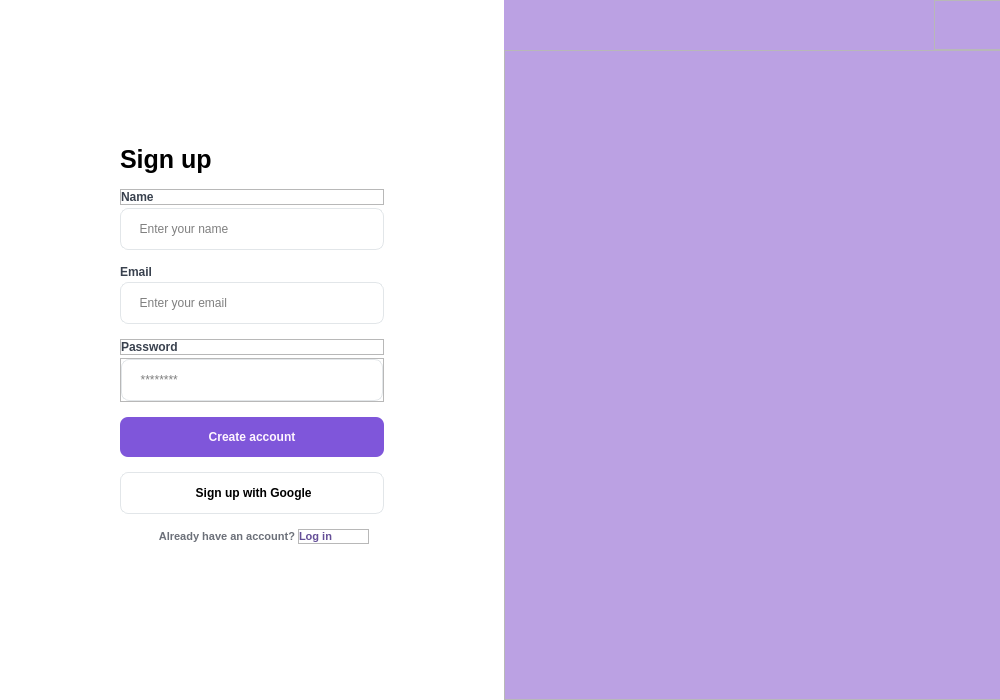
<?xml version="1.0" encoding="UTF-8"?>
<ui version="4.0">
 <class>sign_up_dialog</class>
 <widget class="QDialog" name="sign_up_dialog">
  <property name="geometry">
   <rect>
    <x>0</x>
    <y>0</y>
    <width>1000</width>
    <height>700</height>
   </rect>
  </property>
  <property name="minimumSize">
   <size>
    <width>1000</width>
    <height>700</height>
   </size>
  </property>
  <property name="maximumSize">
   <size>
    <width>1000</width>
    <height>700</height>
   </size>
  </property>
  <property name="windowTitle">
   <string>Dialog</string>
  </property>
  <property name="styleSheet">
   <string notr="true">QDialog#sign_up_dialog{
	background-color: #ffffff;
}</string>
  </property>
  <layout class="QHBoxLayout" name="horizontalLayout">
   <property name="spacing">
    <number>120</number>
   </property>
   <property name="leftMargin">
    <number>120</number>
   </property>
   <property name="topMargin">
    <number>0</number>
   </property>
   <property name="rightMargin">
    <number>0</number>
   </property>
   <property name="bottomMargin">
    <number>0</number>
   </property>
   <item>
    <widget class="QFrame" name="frame_sign_up_left">
     <property name="frameShape">
      <enum>QFrame::NoFrame</enum>
     </property>
     <property name="frameShadow">
      <enum>QFrame::Raised</enum>
     </property>
     <property name="lineWidth">
      <number>0</number>
     </property>
     <layout class="QVBoxLayout" name="verticalLayout">
      <property name="spacing">
       <number>15</number>
      </property>
      <property name="leftMargin">
       <number>0</number>
      </property>
      <property name="topMargin">
       <number>145</number>
      </property>
      <property name="rightMargin">
       <number>0</number>
      </property>
      <property name="bottomMargin">
       <number>145</number>
      </property>
      <item alignment="Qt::AlignTop">
       <widget class="QFrame" name="frame_sign_up_left_1">
        <property name="frameShape">
         <enum>QFrame::NoFrame</enum>
        </property>
        <property name="frameShadow">
         <enum>QFrame::Raised</enum>
        </property>
        <property name="lineWidth">
         <number>0</number>
        </property>
        <layout class="QVBoxLayout" name="verticalLayout_2">
         <property name="spacing">
          <number>0</number>
         </property>
         <property name="leftMargin">
          <number>0</number>
         </property>
         <property name="topMargin">
          <number>0</number>
         </property>
         <property name="rightMargin">
          <number>0</number>
         </property>
         <property name="bottomMargin">
          <number>0</number>
         </property>
         <item>
          <widget class="QLabel" name="lb_sign_up">
           <property name="font">
            <font>
             <family>Segoe UI</family>
             <pointsize>-1</pointsize>
             <weight>75</weight>
             <bold>true</bold>
            </font>
           </property>
           <property name="styleSheet">
            <string notr="true">position: absolute;
width: 89px;
height: 30px;
left: 0px;
top: 0px;


font-size: 25px;
line-height: 30px;

color: #000000;

</string>
           </property>
           <property name="lineWidth">
            <number>0</number>
           </property>
           <property name="text">
            <string>Sign up</string>
           </property>
          </widget>
         </item>
        </layout>
       </widget>
      </item>
      <item alignment="Qt::AlignTop">
       <widget class="QFrame" name="frame_sign_up_left_2">
        <property name="frameShape">
         <enum>QFrame::NoFrame</enum>
        </property>
        <property name="frameShadow">
         <enum>QFrame::Raised</enum>
        </property>
        <property name="lineWidth">
         <number>0</number>
        </property>
        <layout class="QVBoxLayout" name="verticalLayout_3">
         <property name="spacing">
          <number>3</number>
         </property>
         <property name="leftMargin">
          <number>0</number>
         </property>
         <property name="topMargin">
          <number>0</number>
         </property>
         <property name="rightMargin">
          <number>0</number>
         </property>
         <property name="bottomMargin">
          <number>0</number>
         </property>
         <item>
          <widget class="QFrame" name="frame_lb_name">
           <property name="frameShape">
            <enum>QFrame::StyledPanel</enum>
           </property>
           <property name="frameShadow">
            <enum>QFrame::Raised</enum>
           </property>
           <property name="lineWidth">
            <number>0</number>
           </property>
           <layout class="QVBoxLayout" name="verticalLayout_4">
            <property name="spacing">
             <number>0</number>
            </property>
            <property name="leftMargin">
             <number>0</number>
            </property>
            <property name="topMargin">
             <number>0</number>
            </property>
            <property name="rightMargin">
             <number>0</number>
            </property>
            <property name="bottomMargin">
             <number>0</number>
            </property>
            <item>
             <widget class="QLabel" name="lb_name">
              <property name="font">
               <font>
                <family>Segoe UI</family>
                <pointsize>-1</pointsize>
                <weight>75</weight>
                <bold>true</bold>
               </font>
              </property>
              <property name="styleSheet">
               <string notr="true">position: absolute;
width: 34px;
height: 15px;


font-size: 12px;
line-height: 15px;
/* identical to box height */


color: #39414E;</string>
              </property>
              <property name="lineWidth">
               <number>0</number>
              </property>
              <property name="text">
               <string>Name</string>
              </property>
             </widget>
            </item>
           </layout>
          </widget>
         </item>
         <item>
          <widget class="QFrame" name="frame_edit_name">
           <property name="frameShape">
            <enum>QFrame::NoFrame</enum>
           </property>
           <property name="frameShadow">
            <enum>QFrame::Raised</enum>
           </property>
           <property name="lineWidth">
            <number>0</number>
           </property>
           <layout class="QVBoxLayout" name="verticalLayout_5">
            <property name="spacing">
             <number>0</number>
            </property>
            <property name="leftMargin">
             <number>0</number>
            </property>
            <property name="topMargin">
             <number>0</number>
            </property>
            <property name="rightMargin">
             <number>0</number>
            </property>
            <property name="bottomMargin">
             <number>0</number>
            </property>
            <item>
             <widget class="QLineEdit" name="lineEdit_name">
              <property name="styleSheet">
               <string notr="true">

position: absolute;
width: 260px;
height: 40px;

background: #FFFFFF;
border: 1px solid #E2E6E9;
border-radius: 8px;</string>
              </property>
              <property name="inputMask">
               <string/>
              </property>
              <property name="placeholderText">
               <string>     Enter your name</string>
              </property>
              <property name="clearButtonEnabled">
               <bool>false</bool>
              </property>
             </widget>
            </item>
           </layout>
          </widget>
         </item>
        </layout>
       </widget>
      </item>
      <item alignment="Qt::AlignTop">
       <widget class="QFrame" name="frame_sign_up_left_3">
        <property name="frameShape">
         <enum>QFrame::NoFrame</enum>
        </property>
        <property name="frameShadow">
         <enum>QFrame::Raised</enum>
        </property>
        <property name="lineWidth">
         <number>0</number>
        </property>
        <layout class="QVBoxLayout" name="verticalLayout_8">
         <property name="spacing">
          <number>3</number>
         </property>
         <property name="leftMargin">
          <number>0</number>
         </property>
         <property name="topMargin">
          <number>0</number>
         </property>
         <property name="rightMargin">
          <number>0</number>
         </property>
         <property name="bottomMargin">
          <number>0</number>
         </property>
         <item>
          <widget class="QFrame" name="frame_lb_email">
           <property name="frameShape">
            <enum>QFrame::NoFrame</enum>
           </property>
           <property name="frameShadow">
            <enum>QFrame::Raised</enum>
           </property>
           <property name="lineWidth">
            <number>0</number>
           </property>
           <layout class="QVBoxLayout" name="verticalLayout_9">
            <property name="spacing">
             <number>0</number>
            </property>
            <property name="leftMargin">
             <number>0</number>
            </property>
            <property name="topMargin">
             <number>0</number>
            </property>
            <property name="rightMargin">
             <number>0</number>
            </property>
            <property name="bottomMargin">
             <number>0</number>
            </property>
            <item>
             <widget class="QLabel" name="lb_email">
              <property name="font">
               <font>
                <family>Segoe UI</family>
                <pointsize>-1</pointsize>
                <weight>75</weight>
                <bold>true</bold>
               </font>
              </property>
              <property name="styleSheet">
               <string notr="true">position: absolute;
width: 31px;
height: 15px;

font-size: 12px;
line-height: 15px;
/* identical to box height */


color: #39414E;</string>
              </property>
              <property name="lineWidth">
               <number>0</number>
              </property>
              <property name="text">
               <string>Email</string>
              </property>
             </widget>
            </item>
           </layout>
          </widget>
         </item>
         <item>
          <widget class="QFrame" name="frame_edit_email">
           <property name="frameShape">
            <enum>QFrame::NoFrame</enum>
           </property>
           <property name="frameShadow">
            <enum>QFrame::Raised</enum>
           </property>
           <property name="lineWidth">
            <number>0</number>
           </property>
           <layout class="QVBoxLayout" name="verticalLayout_10">
            <property name="spacing">
             <number>0</number>
            </property>
            <property name="leftMargin">
             <number>0</number>
            </property>
            <property name="topMargin">
             <number>0</number>
            </property>
            <property name="rightMargin">
             <number>0</number>
            </property>
            <property name="bottomMargin">
             <number>0</number>
            </property>
            <item>
             <widget class="QLineEdit" name="lineEdit_email">
              <property name="styleSheet">
               <string notr="true">

position: absolute;
width: 260px;
height: 40px;

background: #FFFFFF;
border: 1px solid #E2E6E9;

border-radius: 8px;</string>
              </property>
              <property name="placeholderText">
               <string>     Enter your email</string>
              </property>
             </widget>
            </item>
           </layout>
          </widget>
         </item>
        </layout>
       </widget>
      </item>
      <item alignment="Qt::AlignTop">
       <widget class="QFrame" name="frame_sign_up_left_4">
        <property name="frameShape">
         <enum>QFrame::NoFrame</enum>
        </property>
        <property name="frameShadow">
         <enum>QFrame::Raised</enum>
        </property>
        <property name="lineWidth">
         <number>0</number>
        </property>
        <layout class="QVBoxLayout" name="verticalLayout_11">
         <property name="spacing">
          <number>3</number>
         </property>
         <property name="leftMargin">
          <number>0</number>
         </property>
         <property name="topMargin">
          <number>0</number>
         </property>
         <property name="rightMargin">
          <number>0</number>
         </property>
         <property name="bottomMargin">
          <number>0</number>
         </property>
         <item>
          <widget class="QFrame" name="frame_lb_password">
           <property name="frameShape">
            <enum>QFrame::StyledPanel</enum>
           </property>
           <property name="frameShadow">
            <enum>QFrame::Raised</enum>
           </property>
           <property name="lineWidth">
            <number>0</number>
           </property>
           <layout class="QVBoxLayout" name="verticalLayout_12">
            <property name="spacing">
             <number>0</number>
            </property>
            <property name="leftMargin">
             <number>0</number>
            </property>
            <property name="topMargin">
             <number>0</number>
            </property>
            <property name="rightMargin">
             <number>0</number>
            </property>
            <property name="bottomMargin">
             <number>0</number>
            </property>
            <item>
             <widget class="QLabel" name="lb_password">
              <property name="font">
               <font>
                <family>Segoe UI</family>
                <pointsize>-1</pointsize>
                <weight>75</weight>
                <bold>true</bold>
               </font>
              </property>
              <property name="styleSheet">
               <string notr="true">position: absolute;
width: 57px;
height: 15px;


font-size: 12px;
line-height: 15px;
/* identical to box height */


color: #39414E;
</string>
              </property>
              <property name="lineWidth">
               <number>0</number>
              </property>
              <property name="text">
               <string>Password</string>
              </property>
             </widget>
            </item>
           </layout>
          </widget>
         </item>
         <item>
          <widget class="QFrame" name="frame_edit_password">
           <property name="styleSheet">
            <string notr="true"/>
           </property>
           <property name="frameShape">
            <enum>QFrame::StyledPanel</enum>
           </property>
           <property name="frameShadow">
            <enum>QFrame::Raised</enum>
           </property>
           <property name="lineWidth">
            <number>0</number>
           </property>
           <layout class="QVBoxLayout" name="verticalLayout_13">
            <property name="spacing">
             <number>0</number>
            </property>
            <property name="leftMargin">
             <number>0</number>
            </property>
            <property name="topMargin">
             <number>0</number>
            </property>
            <property name="rightMargin">
             <number>0</number>
            </property>
            <property name="bottomMargin">
             <number>0</number>
            </property>
            <item>
             <widget class="QLineEdit" name="lineEdit_password">
              <property name="styleSheet">
               <string notr="true">

position: absolute;
width: 260px;
height: 40px;

background: #FFFFFF;
border: 1px solid #E2E6E9;

border-radius: 8px;</string>
              </property>
              <property name="frame">
               <bool>true</bool>
              </property>
              <property name="echoMode">
               <enum>QLineEdit::Password</enum>
              </property>
              <property name="placeholderText">
               <string>     ********</string>
              </property>
             </widget>
            </item>
           </layout>
          </widget>
         </item>
        </layout>
       </widget>
      </item>
      <item alignment="Qt::AlignTop">
       <widget class="QFrame" name="frame_sign_up_left_5">
        <property name="frameShape">
         <enum>QFrame::NoFrame</enum>
        </property>
        <property name="frameShadow">
         <enum>QFrame::Raised</enum>
        </property>
        <property name="lineWidth">
         <number>0</number>
        </property>
        <layout class="QVBoxLayout" name="verticalLayout_14">
         <property name="spacing">
          <number>0</number>
         </property>
         <property name="leftMargin">
          <number>0</number>
         </property>
         <property name="topMargin">
          <number>0</number>
         </property>
         <property name="rightMargin">
          <number>0</number>
         </property>
         <property name="bottomMargin">
          <number>0</number>
         </property>
         <item>
          <widget class="QPushButton" name="btn_create_account">
           <property name="font">
            <font>
             <family>Segoe UI</family>
             <pointsize>-1</pointsize>
             <weight>75</weight>
             <bold>true</bold>
            </font>
           </property>
           <property name="cursor">
            <cursorShape>PointingHandCursor</cursorShape>
           </property>
           <property name="layoutDirection">
            <enum>Qt::LeftToRight</enum>
           </property>
           <property name="styleSheet">
            <string notr="true">QPushButton{
position: absolute;
width: 260px;
height: 40px;

background: #7F56DA;
border-radius: 8px;


font-size: 12px;
line-height: 15px;
/* identical to box height */


color: #FFF6FF;
}

QPushButton:hover{
position: absolute;
width: 260px;
height: 40px;

background: #6A3BD1;
border-radius: 8px;


font-size: 12px;
line-height: 15px;
/* identical to box height */


color: #FFF6FF;
}</string>
           </property>
           <property name="text">
            <string>Create account</string>
           </property>
          </widget>
         </item>
        </layout>
       </widget>
      </item>
      <item alignment="Qt::AlignTop">
       <widget class="QFrame" name="frame_sign_up_left_6">
        <property name="frameShape">
         <enum>QFrame::NoFrame</enum>
        </property>
        <property name="frameShadow">
         <enum>QFrame::Raised</enum>
        </property>
        <property name="lineWidth">
         <number>0</number>
        </property>
        <layout class="QVBoxLayout" name="verticalLayout_15">
         <property name="spacing">
          <number>0</number>
         </property>
         <property name="leftMargin">
          <number>0</number>
         </property>
         <property name="topMargin">
          <number>0</number>
         </property>
         <property name="rightMargin">
          <number>0</number>
         </property>
         <property name="bottomMargin">
          <number>0</number>
         </property>
         <item>
          <widget class="QPushButton" name="btn_signup_with_google">
           <property name="font">
            <font>
             <family>Segoe UI</family>
             <pointsize>9</pointsize>
             <weight>75</weight>
             <bold>true</bold>
            </font>
           </property>
           <property name="cursor">
            <cursorShape>PointingHandCursor</cursorShape>
           </property>
           <property name="layoutDirection">
            <enum>Qt::LeftToRight</enum>
           </property>
           <property name="styleSheet">
            <string notr="true">QPushButton{


position: absolute;
width: 260px;
height: 40px;

background: #FFFFFF;
border: 1px solid #E2E6E9;
border-radius: 8px;
}

QPushButton:hover{


position: absolute;
width: 260px;
height: 40px;

background: #F4F4F4;
border: 1px solid #E2E6E9;
border-radius: 8px;
}</string>
           </property>
           <property name="text">
            <string> Sign up with Google</string>
           </property>
           <property name="icon">
            <iconset>
             <normaloff>icon/google.png</normaloff>icon/google.png</iconset>
           </property>
           <property name="iconSize">
            <size>
             <width>22</width>
             <height>22</height>
            </size>
           </property>
          </widget>
         </item>
        </layout>
       </widget>
      </item>
      <item alignment="Qt::AlignTop">
       <widget class="QFrame" name="frame_sign_up_left_7">
        <property name="styleSheet">
         <string notr="true"/>
        </property>
        <property name="frameShape">
         <enum>QFrame::NoFrame</enum>
        </property>
        <property name="frameShadow">
         <enum>QFrame::Raised</enum>
        </property>
        <property name="lineWidth">
         <number>0</number>
        </property>
        <layout class="QHBoxLayout" name="horizontalLayout_2">
         <property name="spacing">
          <number>3</number>
         </property>
         <property name="leftMargin">
          <number>0</number>
         </property>
         <property name="topMargin">
          <number>0</number>
         </property>
         <property name="rightMargin">
          <number>15</number>
         </property>
         <property name="bottomMargin">
          <number>0</number>
         </property>
         <item alignment="Qt::AlignRight">
          <widget class="QFrame" name="frame_already">
           <property name="minimumSize">
            <size>
             <width>175</width>
             <height>0</height>
            </size>
           </property>
           <property name="layoutDirection">
            <enum>Qt::LeftToRight</enum>
           </property>
           <property name="frameShape">
            <enum>QFrame::NoFrame</enum>
           </property>
           <property name="frameShadow">
            <enum>QFrame::Raised</enum>
           </property>
           <property name="lineWidth">
            <number>0</number>
           </property>
           <layout class="QVBoxLayout" name="verticalLayout_16">
            <property name="spacing">
             <number>0</number>
            </property>
            <property name="leftMargin">
             <number>0</number>
            </property>
            <property name="topMargin">
             <number>0</number>
            </property>
            <property name="rightMargin">
             <number>0</number>
            </property>
            <property name="bottomMargin">
             <number>0</number>
            </property>
            <item alignment="Qt::AlignRight">
             <widget class="QLabel" name="lb_already">
              <property name="font">
               <font>
                <family>Segoe UI</family>
                <pointsize>-1</pointsize>
                <weight>75</weight>
                <bold>true</bold>
               </font>
              </property>
              <property name="layoutDirection">
               <enum>Qt::LeftToRight</enum>
              </property>
              <property name="styleSheet">
               <string notr="true">
font-size: 11px;
line-height: 12px;

color: #6C7079;</string>
              </property>
              <property name="lineWidth">
               <number>0</number>
              </property>
              <property name="text">
               <string>Already have an account?</string>
              </property>
              <property name="alignment">
               <set>Qt::AlignRight|Qt::AlignTrailing|Qt::AlignVCenter</set>
              </property>
             </widget>
            </item>
           </layout>
          </widget>
         </item>
         <item>
          <widget class="QFrame" name="frame_logi_in_suggest">
           <property name="frameShape">
            <enum>QFrame::StyledPanel</enum>
           </property>
           <property name="frameShadow">
            <enum>QFrame::Raised</enum>
           </property>
           <property name="lineWidth">
            <number>0</number>
           </property>
           <layout class="QVBoxLayout" name="verticalLayout_17">
            <property name="spacing">
             <number>0</number>
            </property>
            <property name="leftMargin">
             <number>0</number>
            </property>
            <property name="topMargin">
             <number>0</number>
            </property>
            <property name="rightMargin">
             <number>0</number>
            </property>
            <property name="bottomMargin">
             <number>0</number>
            </property>
            <item alignment="Qt::AlignLeft">
             <widget class="QPushButton" name="btn_log_in_suggest">
              <property name="font">
               <font>
                <family>Segoe UI</family>
                <pointsize>-1</pointsize>
                <weight>75</weight>
                <bold>true</bold>
               </font>
              </property>
              <property name="cursor">
               <cursorShape>PointingHandCursor</cursorShape>
              </property>
              <property name="styleSheet">
               <string notr="true">QPushButton{
border: 0px solid;

font-size: 11px;
line-height: 12px;

color: #644E97;
}

QPushButton:hover{
border: 0px solid;

font-size: 12px;
line-height: 12px;

color: #5126B6;
}</string>
              </property>
              <property name="text">
               <string>Log in</string>
              </property>
             </widget>
            </item>
           </layout>
          </widget>
         </item>
        </layout>
       </widget>
      </item>
     </layout>
    </widget>
   </item>
   <item>
    <widget class="QFrame" name="frame_sign_up_right">
     <property name="minimumSize">
      <size>
       <width>500</width>
       <height>700</height>
      </size>
     </property>
     <property name="styleSheet">
      <string notr="true">QFrame#frame_sign_up_right{
	background-color: #BBA1E3;
}</string>
     </property>
     <property name="frameShape">
      <enum>QFrame::NoFrame</enum>
     </property>
     <property name="frameShadow">
      <enum>QFrame::Raised</enum>
     </property>
     <property name="lineWidth">
      <number>0</number>
     </property>
     <layout class="QVBoxLayout" name="verticalLayout_6">
      <property name="spacing">
       <number>0</number>
      </property>
      <property name="leftMargin">
       <number>0</number>
      </property>
      <property name="topMargin">
       <number>0</number>
      </property>
      <property name="rightMargin">
       <number>0</number>
      </property>
      <property name="bottomMargin">
       <number>0</number>
      </property>
      <item>
       <widget class="QFrame" name="frame_close_signup_page">
        <property name="minimumSize">
         <size>
          <width>50</width>
          <height>30</height>
         </size>
        </property>
        <property name="maximumSize">
         <size>
          <width>70</width>
          <height>50</height>
         </size>
        </property>
        <property name="layoutDirection">
         <enum>Qt::RightToLeft</enum>
        </property>
        <property name="frameShape">
         <enum>QFrame::StyledPanel</enum>
        </property>
        <property name="frameShadow">
         <enum>QFrame::Raised</enum>
        </property>
        <property name="lineWidth">
         <number>0</number>
        </property>
        <layout class="QVBoxLayout" name="verticalLayout_18">
         <property name="spacing">
          <number>0</number>
         </property>
         <property name="leftMargin">
          <number>0</number>
         </property>
         <property name="topMargin">
          <number>0</number>
         </property>
         <property name="rightMargin">
          <number>10</number>
         </property>
         <property name="bottomMargin">
          <number>0</number>
         </property>
         <item>
          <widget class="QPushButton" name="btn_close_signup_page">
           <property name="minimumSize">
            <size>
             <width>30</width>
             <height>30</height>
            </size>
           </property>
           <property name="maximumSize">
            <size>
             <width>30</width>
             <height>30</height>
            </size>
           </property>
           <property name="cursor">
            <cursorShape>PointingHandCursor</cursorShape>
           </property>
           <property name="styleSheet">
            <string notr="true">QPushButton{
background-color: #BBA1E3;
border: 0px solid;
border- radius: 5px;
}
</string>
           </property>
           <property name="text">
            <string/>
           </property>
           <property name="icon">
            <iconset>
             <normaloff>icon/close.png</normaloff>icon/close.png</iconset>
           </property>
           <property name="iconSize">
            <size>
             <width>14</width>
             <height>14</height>
            </size>
           </property>
          </widget>
         </item>
        </layout>
       </widget>
      </item>
      <item>
       <widget class="QFrame" name="frame_image_wallet">
        <property name="frameShape">
         <enum>QFrame::StyledPanel</enum>
        </property>
        <property name="frameShadow">
         <enum>QFrame::Raised</enum>
        </property>
        <property name="lineWidth">
         <number>0</number>
        </property>
        <layout class="QVBoxLayout" name="verticalLayout_19">
         <property name="spacing">
          <number>0</number>
         </property>
         <property name="leftMargin">
          <number>0</number>
         </property>
         <property name="topMargin">
          <number>20</number>
         </property>
         <property name="rightMargin">
          <number>0</number>
         </property>
         <property name="bottomMargin">
          <number>0</number>
         </property>
         <item>
          <widget class="QLabel" name="lb_image_wallet">
           <property name="lineWidth">
            <number>0</number>
           </property>
           <property name="text">
            <string/>
           </property>
           <property name="pixmap">
            <pixmap>icon/Picture1-removebg-preview.png</pixmap>
           </property>
           <property name="scaledContents">
            <bool>false</bool>
           </property>
           <property name="alignment">
            <set>Qt::AlignLeading|Qt::AlignLeft|Qt::AlignTop</set>
           </property>
          </widget>
         </item>
        </layout>
       </widget>
      </item>
     </layout>
    </widget>
   </item>
  </layout>
 </widget>
 <resources/>
 <connections/>
</ui>
